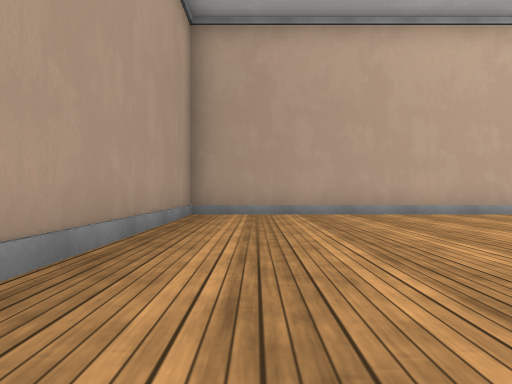
[1] (above)

21 first-person views from a walk through a 3-D level made in the Unity game engine. The camera is 0.52 m above the floor, looks level and sees 75° across. Doors are open. The floor is counted in squares, 1 m on a side. Each view is taken from the middle of a square. On the plan, view 1 faces up. The plan holds only what a view shows up to about 9 squares ahead; the rest is blank. The player is left out. Some surface patterns are stand-ins.

[2]
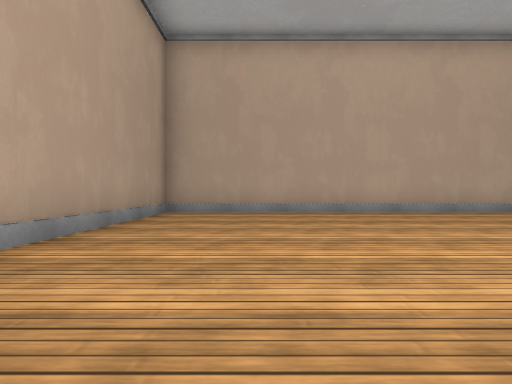

[3]
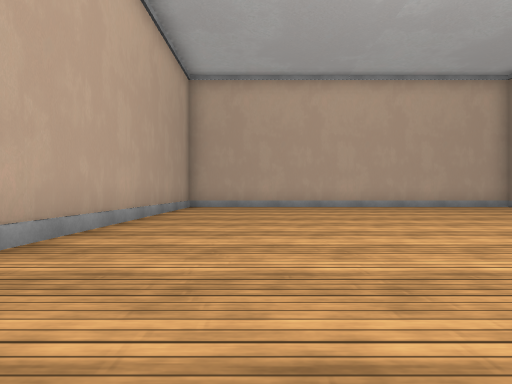

[4]
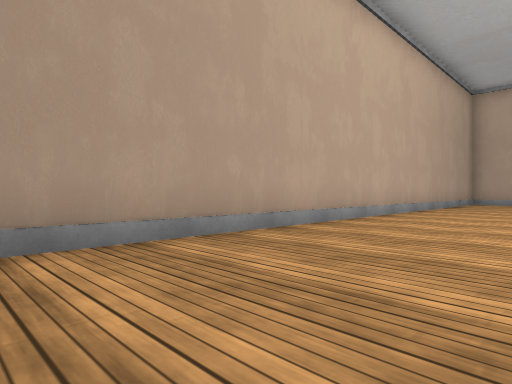

[5]
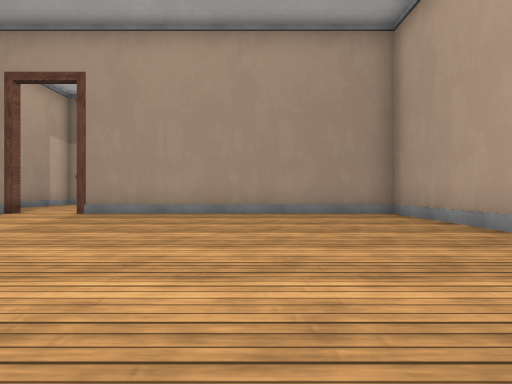

[6]
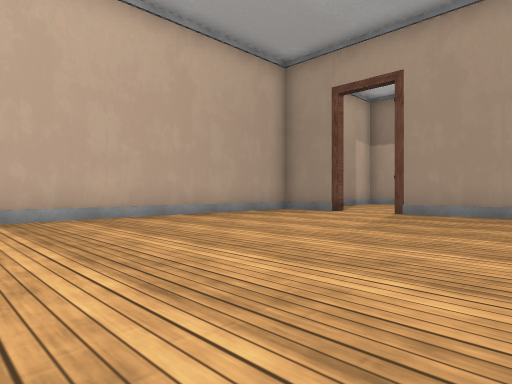

[7]
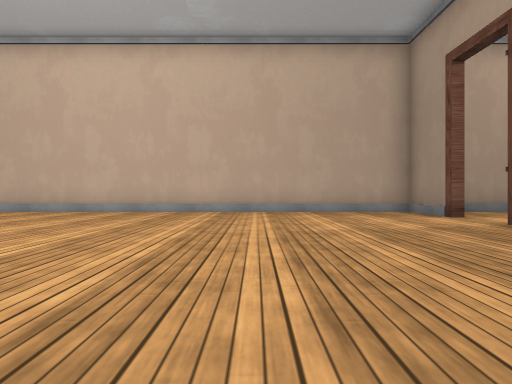

[8]
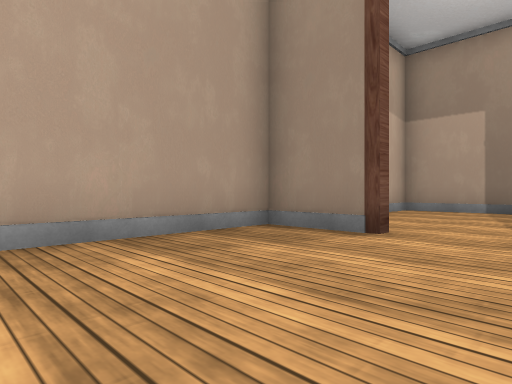

[9]
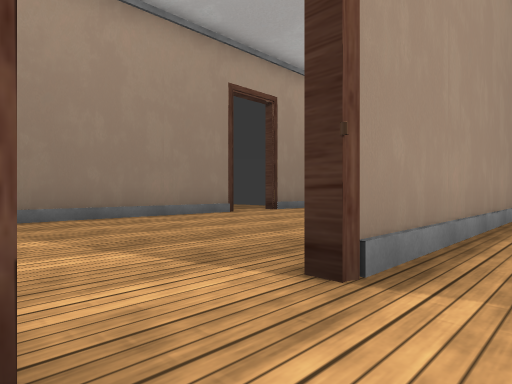

[10]
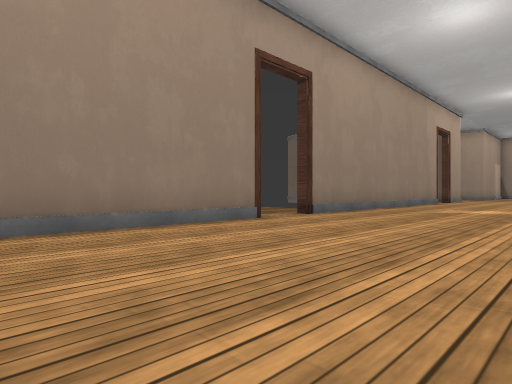

[11]
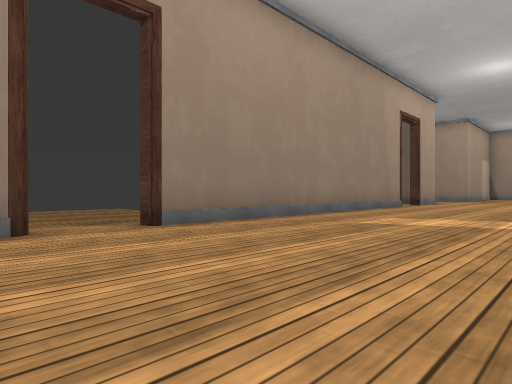

[12]
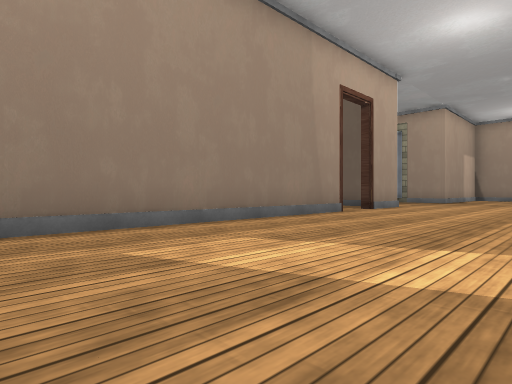

[13]
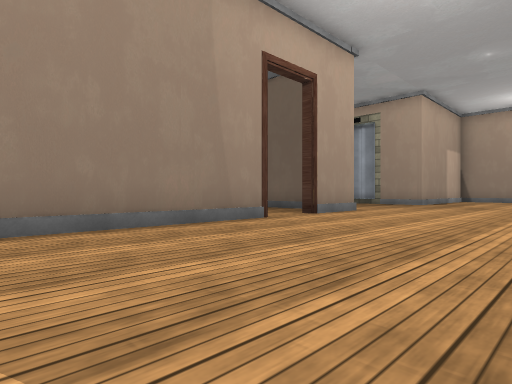

[14]
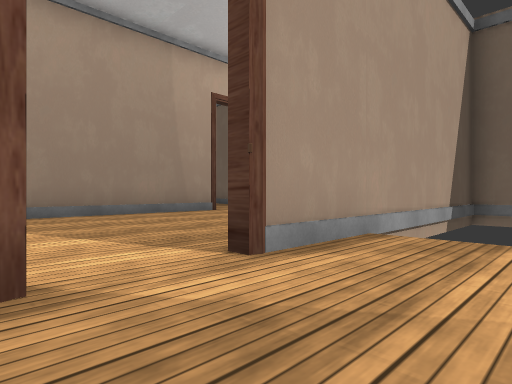

[15]
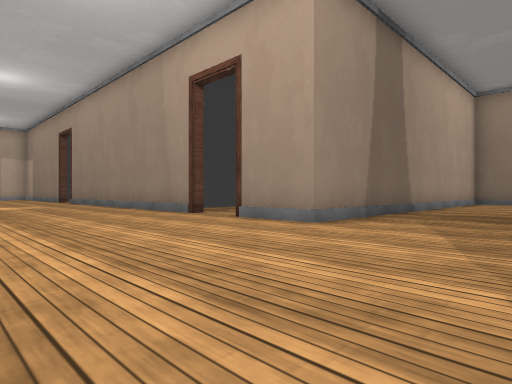

[16]
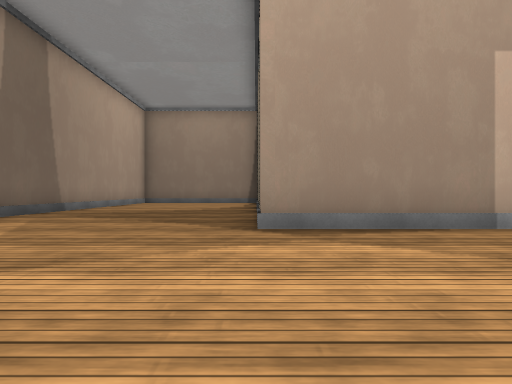

[17]
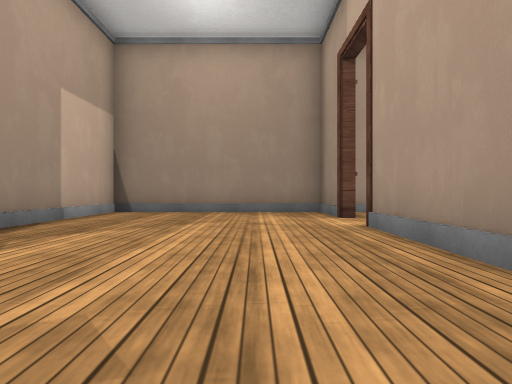

[18]
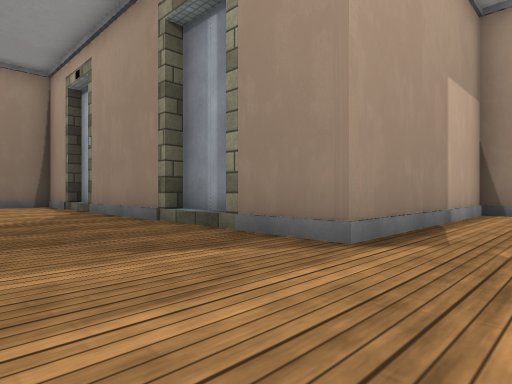

[19]
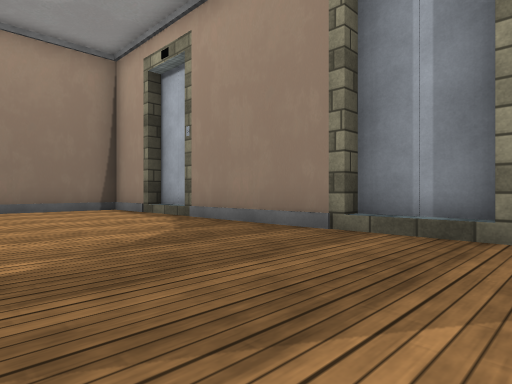

[20]
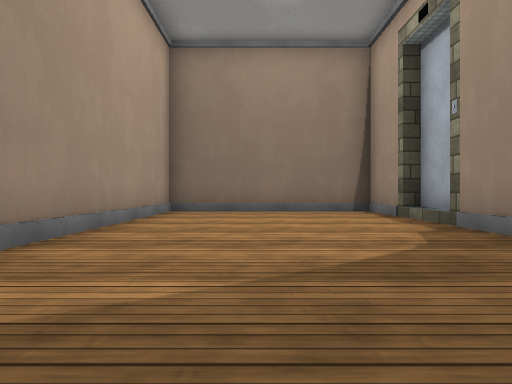

[21]
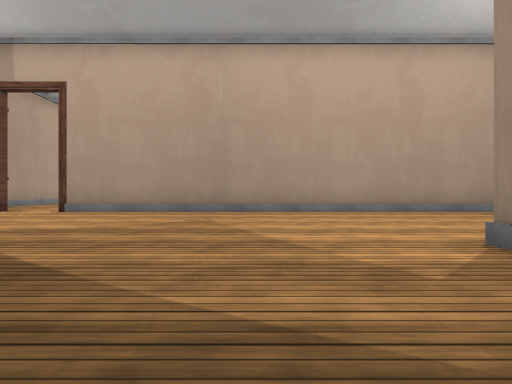

### Floor plan
Points are (right, up) in squares from view 1. A wall is a line through its corners. A room is listed if a view was taken in it or the views show most of it. See-through windows are left out.
Room 1 (views 1, 2, 3, 4, 5, 6, 7, 8, 9)
walls: (15, 5.8) (15, 7.7) (-1.5, 7.7) (-1.5, -3.3) (15, -3.3) (15, 4.4)
ways out: open door at (15, 5) to room 2
Room 2 (views 10, 11, 12, 13, 15, 16, 17, 18, 19, 20, 21)
walls: (20.7, -11.1) (20.7, -1.4); (15.3, -10.7) (15.3, -22.2); (22.6, -20.4) (24.4, -20.4); (20.7, 0) (20.7, 7.1); (28.7, -20.4) (30, -20.4); (15.3, -23.6) (15.3, -25.7) (20.7, -25.7) (20.7, -20.1) (31.9, -20.1) (31.9, -14.7) (20.7, -14.7) (20.7, -12.6); (20.1, 7.7) (19.5, 7.7); (17.6, 7.7) (16.4, 7.7)
ways out: open door at (15, 5) to room 1; open door at (15, -6.5) to room 3; open door at (15, -23); open door at (21, -11.5); open door at (21, -0.5)
Room 3 (view 14)
walls: (15, -14.4) (15, -6.9)
ways out: open door at (15, -6.5) to room 2

Where each view was taken, in squares from view 1:
view 1: 0 up, 0 right, facing up
view 2: 1 down, 7 right, facing left
view 3: 1 down, 10 right, facing left
view 4: 0 up, 14 right, facing down-left
view 5: 0 up, 7 right, facing right
view 6: 1 up, 7 right, facing up-right
view 7: 1 down, 11 right, facing up
view 8: 4 up, 11 right, facing up-right
view 9: 6 up, 14 right, facing down-right
view 10: 5 up, 16 right, facing down-right
view 11: 1 up, 16 right, facing down-right
view 12: 3 down, 16 right, facing down-right
view 13: 6 down, 16 right, facing down-right
view 14: 5 down, 13 right, facing down-right
view 15: 18 down, 16 right, facing up-right
view 16: 20 down, 16 right, facing right
view 17: 17 down, 17 right, facing down
view 18: 17 down, 19 right, facing down-right
view 19: 16 down, 22 right, facing down-right
view 20: 17 down, 23 right, facing right
view 21: 17 down, 24 right, facing left
